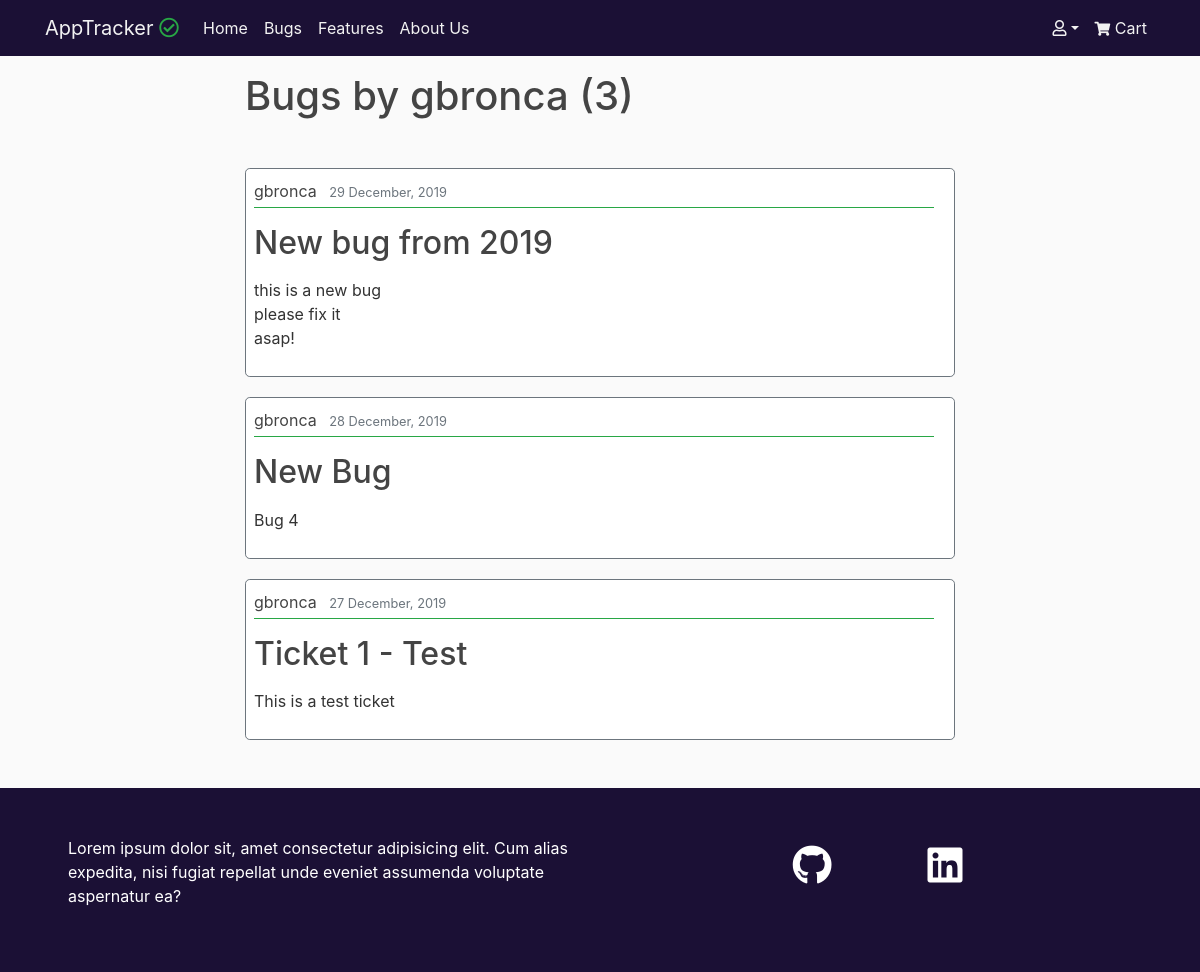
The app's page /tickets/user-bugs/gbronca/ with its own data.
### tickets/models.py (models this page shows, shortened)
class Ticket(models.Model):
    STATUS = (
        ('In Progress', 'In Progress'),
        ('Completed', 'Completed'),
        ('Pending', 'Pending')
    )
    ISSUE = (
        ('Bug', 'Bug'),
        ('Feature', 'Feature')
    )
    title = models.CharField(max_length=75)
    description = models.TextField()
    date_posted = models.DateTimeField(default=timezone.now)
    username = models.ForeignKey(User, on_delete=models.CASCADE)
    status = models.CharField(max_length=20, choices=STATUS,default='Pending')
    issue = models.CharField(max_length=20, choices=ISSUE, default='Bug')
    upvotes = models.PositiveIntegerField(default=0)
    views = models.PositiveIntegerField(default=0)

### tickets/views.py (the view)
# urls.py: path('user-bugs/<username>/', views.UserBugListView.as_view(template_name='tickets/user_tickets.html'), name='user_bugs'),
class UserBugListView(ListView):
    paginate_by = 5
    model = Ticket
    def get_queryset(self, *args, **kwargs):
        username = get_object_or_404(User, username=self.kwargs.get('username'))
        return Ticket.objects.filter(issue='Bug', username=username).order_by('-date_posted')
    def get_context_data(self, **kwargs):
        context = super().get_context_data(**kwargs)
        context['type'] = 'Bugs'
        is_paginated = True
        return context

### cart/context.py (called while the page is built, shortened)
def cart_contents(request):
    price = 10
    total = 0
    tickets_count = 0
    cart = request.session.get('cart', {})
    cart_items = []
    upvote_list = []
    return {'tickets_count': tickets_count,
            'cart_items': cart_items,
            'total': total,
            'upvote_list': upvote_list}

### tickets/templates/tickets/user_tickets.html (shortened to what this page needs)
{% extends 'base.html' %}
{% block content %}
    <div class="col-12 col-sm-10 col-lg-8 mx-auto mt-3">
        <h1 class="mb-5">{{ type }} by {{ view.kwargs.username }} ({{ page_obj.paginator.count }})</h1>
        {% for obj in object_list %}
            <article class="border border-secondary rounded-lg pl-2 content-area">
                <div class="">
                    <div class="pb-1 mb-3 border-bottom border-success">
                        {% if type == 'Bugs' %}
                            <a class="mr-2" href="{% url 'tickets:user_bugs' obj.username.username %}">{{ obj.username }}</a>
                        {% elif type == 'Features' %}
                            <a class="mr-2" href="{% url 'tickets:user_features' obj.username.username %}">{{ obj.username }}</a>
                        {% endif %}
                        <small class="text-muted">{{ obj.date_posted|date:"d F, Y" }}</small>
                    </div>
                    <h2><a class="" href="{% url 'tickets:detail' obj.id %}">{{ obj.title }}</a></h2>
                    <p class="">{{ obj.description|linebreaks|truncatechars_html:200 }}</p>
                </div>
            </article>
        {% endfor %}
    </div>
{% endblock %}

### static/css/style.css (style rules this page uses)
body { background: #fafafa; color: #333333; }
.content-area { background: #ffffff; padding: 10px 20px; margin-bottom: 20px; }
h1, h2, h3, h4, h5, h6 { color: #444444; }
a { color: #444444; }
a, a:hover { text-decoration: none; }

### records on screen
Ticket: username "gbronca", date_posted "29 December, 2019", title "New bug from 2019", description "this is a new bug please fix it asap!"
Ticket: username "gbronca", date_posted "28 December, 2019", title "New Bug", description "Bug 4"
Ticket: username "gbronca", date_posted "27 December, 2019", title "Ticket 1 - Test", description "This is a test ticket"

### other values on screen
{{ type }} "Bugs"
{{ view.kwargs.username }} "gbronca"
{{ page_obj.paginator.count }} "3"
